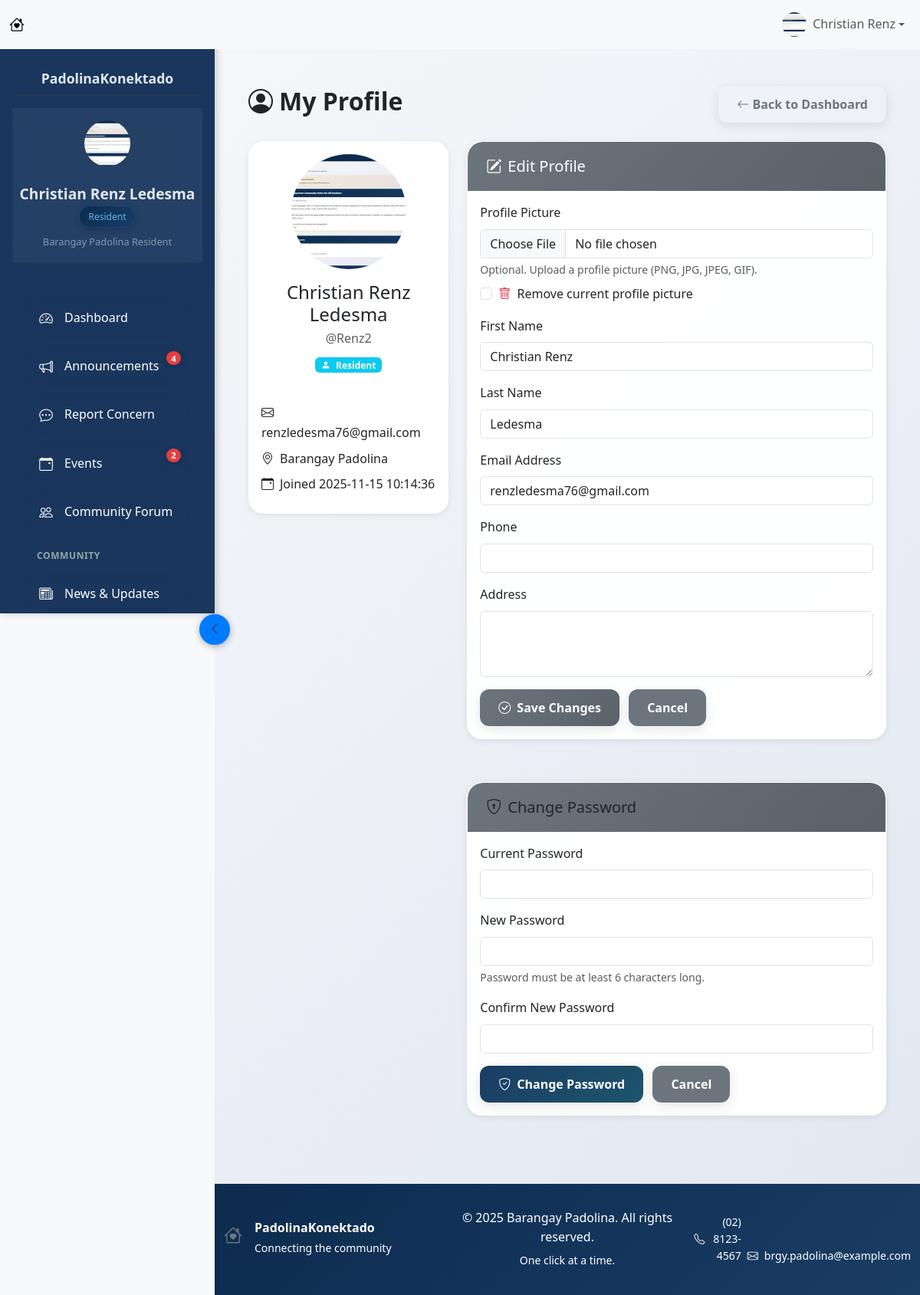
Screenshot of /profile (signed in) with the database file from the repository.
### tables this page shows
CREATE TABLE users (
            id INTEGER PRIMARY KEY AUTOINCREMENT,
            username TEXT UNIQUE NOT NULL,
            email TEXT UNIQUE NOT NULL,
            password TEXT NOT NULL,
            first_name TEXT NOT NULL,
            last_name TEXT NOT NULL,
            user_type TEXT DEFAULT 'resident',
            address TEXT,
            phone TEXT,
            is_active BOOLEAN DEFAULT 1,
            created_at TIMESTAMP DEFAULT CURRENT_TIMESTAMP,
            updated_at TIMESTAMP DEFAULT CURRENT_TIMESTAMP,
            last_login TIMESTAMP
        , profile_picture TEXT);

### app.py (the view)
@app.route('/profile')
def profile():
    if 'user_id' not in session:
        return redirect(url_for('login'))
    try:
        conn = get_db_connection()
        cursor = conn.cursor()
        cursor.execute("SELECT id, username, email, first_name, last_name, user_type, phone, address, profile_picture, created_at FROM users WHERE id = ?", (session['user_id'],))
        user = cursor.fetchone()
        if user:
            user = dict(user)
            user['profile_picture_url'] = get_profile_picture_url(user.get('profile_picture'))
    except Exception as e:
        print(f"Error: {e}")
        user = None
    finally:
        if 'conn' in locals():
            conn.close()
    return render_template('profile.html', user=user)

### templates/profile.html (shortened to what this page needs)
{% extends "base.html" %}
{% block content %}
<div class="container py-4">
    <div class="d-flex justify-content-between align-items-center mb-4">
        <h2 class="fw-bold">
            <i class="bi bi-person-circle me-2"></i>My Profile
        </h2>
        <a href="{{ url_for('dashboard') }}" class="btn btn-outline-secondary">
            <i class="bi bi-arrow-left"></i> Back to Dashboard
        </a>
    </div>
    <div class="row">
        <div class="col-lg-4 mb-4">
            <div class="card shadow-sm">
                <div class="card-body text-center">
                    <div class="mb-3">
                        <img src="{{ user.profile_picture_url }}"
                             class="rounded-circle" alt="Profile Picture" style="width: 150px; height: 150px; object-fit: cover;">
                    </div>
                    <h4 class="card-title mb-1">{{ user.first_name }} {{ user.last_name }}</h4>
                    <p class="text-muted mb-2">@{{ user.username }}</p>
                    <span class="badge bg-{{ 'primary' if user.user_type == 'admin' else 'info' }} mb-3">
                        <i class="bi bi-{{ 'star-fill' if user.user_type == 'admin' else 'person-fill' }} me-1"></i>
                        {{ user.user_type|title }}
                    </span>
                    <div class="text-start mt-4">
                        <p class="mb-2"><i class="bi bi-envelope me-2"></i>{{ user.email }}</p>
                        <p class="mb-2"><i class="bi bi-geo-alt me-2"></i>Barangay Padolina</p>
                        <p class="mb-2"><i class="bi bi-calendar-event me-2"></i>Joined {{ user.created_at if user.created_at else 'N/A' }}</p>
                    </div>
                </div>
            </div>
        </div>
        <div class="col-lg-8 mb-4">
            <div class="card shadow-sm">
                <div class="card-header bg-primary text-white">
                    <h5 class="mb-0"><i class="bi bi-pencil-square me-2"></i>Edit Profile</h5>
                </div>
                <div class="card-body">
                    <form method="POST" action="{{ url_for('update_profile') }}" enctype="multipart/form-data">
                        <div class="mb-3">
                            <label for="profile_picture" class="form-label">Profile Picture</label>
                            <input type="file" class="form-control" id="profile_picture" name="profile_picture"
                                   accept="image/png, image/jpeg, image/jpg, image/gif">
                            <div class="form-text">Optional. Upload a profile picture (PNG, JPG, JPEG, GIF).</div>
                            {% if user.profile_picture %}
                            <div class="mt-2">
                                <div class="form-check">
                                    <input class="form-check-input" type="checkbox" id="clear_profile_picture" name="clear_profile_picture" value="1">
                                    <label class="form-check-label" for="clear_profile_picture">
                                        <i class="bi bi-trash text-danger me-1"></i> Remove current profile picture
                                    </label>
                                </div>
                            </div>
                            {% endif %}
                        </div>
                        <div class="mb-3">
                            <label for="first_name" class="form-label">First Name</label>
                            <input type="text" class="form-control" id="first_name" name="first_name"
                                   value="{{ user.first_name or '' }}" required>
                        </div>
                        <div class="mb-3">
                            <label for="last_name" class="form-label">Last Name</label>
                            <input type="text" class="form-control" id="last_name" name="last_name"
                                   value="{{ user.last_name or '' }}" required>
                        </div>
                        <div class="mb-3">
                            <label for="email" class="form-label">Email Address</label>
                            <input type="email" class="form-control" id="email" name="email"
                                   value="{{ user.email or '' }}" required>
                        </div>
                        <div class="mb-3">
                            <label for="phone" class="form-label">Phone</label>
                            <input type="tel" class="form-control" id="phone" name="phone"
                                   value="{{ user.phone or '' }}">
                        </div>
                        <div class="mb-3">
                            <label for="address" class="form-label">Address</label>
                            <textarea class="form-control" id="address" name="address" rows="3">{{ user.address or '' }}</textarea>
                        </div>
                        <button type="submit" class="btn btn-primary">
                            <i class="bi bi-check-circle me-2"></i>Save Changes
                        </button>
                        <a href="{{ url_for('profile') }}" class="btn btn-secondary ms-2">Cancel</a>
                    </form>
                </div>
            </div>
        </div>
    </div>
    <div class="row">
        <div class="col-lg-8 offset-lg-4">
            <div class="card shadow-sm">
                <div class="card-header bg-warning text-dark">
                    <h5 class="mb-0"><i class="bi bi-shield-lock me-2"></i>Change Password</h5>
                </div>
                <div class="card-body">
                    <form method="POST" action="{{ url_for('change_password') }}">
                        <div class="mb-3">
                            <label for="current_password" class="form-label">Current Password</label>
                            <input type="password" class="form-control" id="current_password" name="current_password" required>
                        </div>
                        <div class="mb-3">
                            <label for="new_password" class="form-label">New Password</label>
                            <input type="password" class="form-control" id="new_password" name="new_password"
                                   minlength="6" required>
                            <div class="form-text">Password must be at least 6 characters long.</div>
                        </div>
                        <div class="mb-3">
                            <label for="confirm_password" class="form-label">Confirm New Password</label>
                            <input type="password" class="form-control" id="confirm_password" name="confirm_password"
                                   minlength="6" required>
                        </div>
                        <button type="submit" class="btn btn-warning">
                            <i class="bi bi-shield-check me-2"></i>Change Password
                        </button>
                        <a href="{{ url_for('profile') }}" class="btn btn-secondary ms-2">Cancel</a>
                    </form>
                </div>
            </div>
        </div>
    </div>
</div>
{% endblock %}

### templates/base.html (shortened to what this page needs)
<!DOCTYPE html>
<html lang="en">
<head>
    <link href="https://cdn.jsdelivr.net/npm/bootstrap@5.3.0/dist/css/bootstrap.min.css" rel="stylesheet">
    <link rel="stylesheet" href="https://cdn.jsdelivr.net/npm/bootstrap-icons@1.11.0/font/bootstrap-icons.css">
    <link rel="stylesheet" href="{{ url_for('static', filename='css/style.css') }}">
</head>
<body class="bg-light">
    <nav class="navbar navbar-expand-lg navbar-light bg-light fixed-top">
        <div class="container-fluid">
            <a class="navbar-brand fw-bold" href="{{ url_for('dashboard') }}">
                <i class="bi bi-house-heart"></i>
            </a>
            <div class="navbar-nav ms-auto">
                {% if session.user_id %}
                <li class="nav-item dropdown">
                    <a class="nav-link dropdown-toggle d-flex align-items-center" href="#" role="button" data-bs-toggle="dropdown">
                        <img src="{{ get_profile_picture_url(session.profile_picture) }}"
                             class="rounded-circle me-2" alt="Profile Picture" style="width: 32px; height: 32px; object-fit: cover;">
                        {{ session.first_name }}
                    </a>
                </li>
                {% endif %}
            </div>
        </div>
    </nav>
    {% if session.user_id %}
    <div class="desktop-sidebar" id="desktopSidebar">
        <div class="sidebar-content">
            <div class="sidebar-header">
                <div class="brand-text">PadolinaKonektado</div>
            </div>
            <div class="user-profile-section">
                <div class="position-relative d-inline-block">
                    <img src="{{ get_profile_picture_url(session.profile_picture) }}"
                         class="rounded-circle" alt="Profile Picture" style="width: 60px; height: 60px; object-fit: cover;">
                </div>
                <h6 class="user-name">{{ session.first_name }} {{ session.last_name }}</h6>
                <span class="user-badge user-{{ session.user_type }}">
                    {{ session.user_type|title }}
                </span>
                <p class="user-location">Barangay Padolina Resident</p>
            </div>
            <div class="sidebar-navigation">
                <ul class="nav nav-pills flex-column">
                    <li class="nav-item">
                        <a class="nav-link sidebar-link {% if request.endpoint == 'dashboard' %}active{% endif %}"
                            href="{{ url_for('dashboard') }}">
                            <i class="bi bi-speedometer2"></i>
                            <span>Dashboard</span>
                        </a>
                    </li>
                    <li class="nav-item">
                        <a class="nav-link sidebar-link {% if request.endpoint == 'announcements' %}active{% endif %}"
                            href="{{ url_for('announcements') }}">
                            <i class="bi bi-megaphone"></i>
                            <span>Announcements</span>
                            <span class="notification-badge">
                                {% if announcement_count and announcement_count > 0 %}
                                {{ announcement_count }}
                                {% endif %}
                            </span>
                        </a>
                    </li>
                    {% if session.user_type != 'admin' %}
                    <li class="nav-item">
                        <a class="nav-link sidebar-link {% if request.endpoint == 'report_concern' %}active{% endif %}"
                            href="{{ url_for('report_concern') }}">
                            <i class="bi bi-chat-dots"></i>
                            <span>Report Concern</span>
                        </a>
                    </li>
                    <li class="nav-item">
                        <a class="nav-link sidebar-link {% if request.endpoint == 'events' %}active{% endif %}"
                            href="{{ url_for('events') }}">
                            <i class="bi bi-calendar-event"></i>
                            <span>Events</span>
                            <span class="notification-badge">2</span>
                        </a>
                    </li>
                    <li class="nav-item">
                        <a class="nav-link sidebar-link {% if request.endpoint == 'community_forum' %}active{% endif %}"
                            href="{{ url_for('community_forum') }}">
                            <i class="bi bi-people"></i>
                            <span>Community Forum</span>
                        </a>
                    </li>
                    {% endif %}
                    <li class="nav-item section-header">
                        <span>Community</span>
                    </li>
                    <li class="nav-item">
                        <a class="nav-link sidebar-link {% if request.endpoint == 'news' %}active{% endif %}"
                            href="{{ url_for('news') }}">
                            <i class="bi bi-newspaper"></i>
                            <span>News & Updates</span>
                        </a>
                    </li>
                </ul>
            </div>
        </div>
    </div>
    <div class="sidebar-toggle" id="sidebarToggle">
        <i class="bi bi-chevron-left"></i>
    </div>
    {% endif %}
    <main class="main-content" id="mainContent">
        <div class="flash-messages">
        </div>
        <div class="content-wrapper">
            {% block content %}{% endblock %}
        </div>
    </main>
    <footer class="main-footer bg-light" id="mainFooter">
        <div class="container-fluid">
            <div class="row align-items-center py-3">
                <div class="col-12 col-md-4 text-center text-md-start mb-3 mb-md-0">
                    <div class="d-flex flex-column flex-md-row align-items-center align-items-md-start">
                        <div class="mb-2 mb-md-0 me-md-3">
                            <i class="bi bi-house-heart fs-4 text-primary"></i>
                        </div>
                        <div class="text-center text-md-start">
                            <h6 class="mb-1 fw-bold">PadolinaKonektado</h6>
                            <small class="text-muted" style="color: white !important;">Connecting the community</small>
                        </div>
                    </div>
                </div>
                <div class="col-12 col-md-4 text-center mb-3 mb-md-0">
                    <p class="mb-1">&copy; 2025 Barangay Padolina. All rights reserved.</p>
                    <small class="text-muted" style="color: white !important;">One click at a time.</small>
                </div>
                <div class="col-12 col-md-4 text-center text-md-end">
                    <div
                        class="d-flex flex-column flex-md-row justify-content-center justify-content-md-end align-items-center align-items-md-end gap-2">
                        <small class="d-flex align-items-center justify-content-center justify-content-md-end">
                            <i class="bi bi-telephone me-2"></i>
                            <span>(02) 8123-4567</span>
                        </small>
                        <small class="d-flex align-items-center justify-content-center justify-content-md-end">
                            <i class="bi bi-envelope me-2"></i>
                            <span>brgy.padolina@example.com</span>
                        </small>
                    </div>
                </div>
            </div>
        </div>
    </footer>
</body>
</html>

### rows the page displays
users: first_name "Christian Renz", last_name "Ledesma", user_type "Resident", username "Renz2", email "renzledesma76@gmail.com", created_at "2025-11-15 10:14:36"

### other values shown
{{ announcement_count }} "4"
